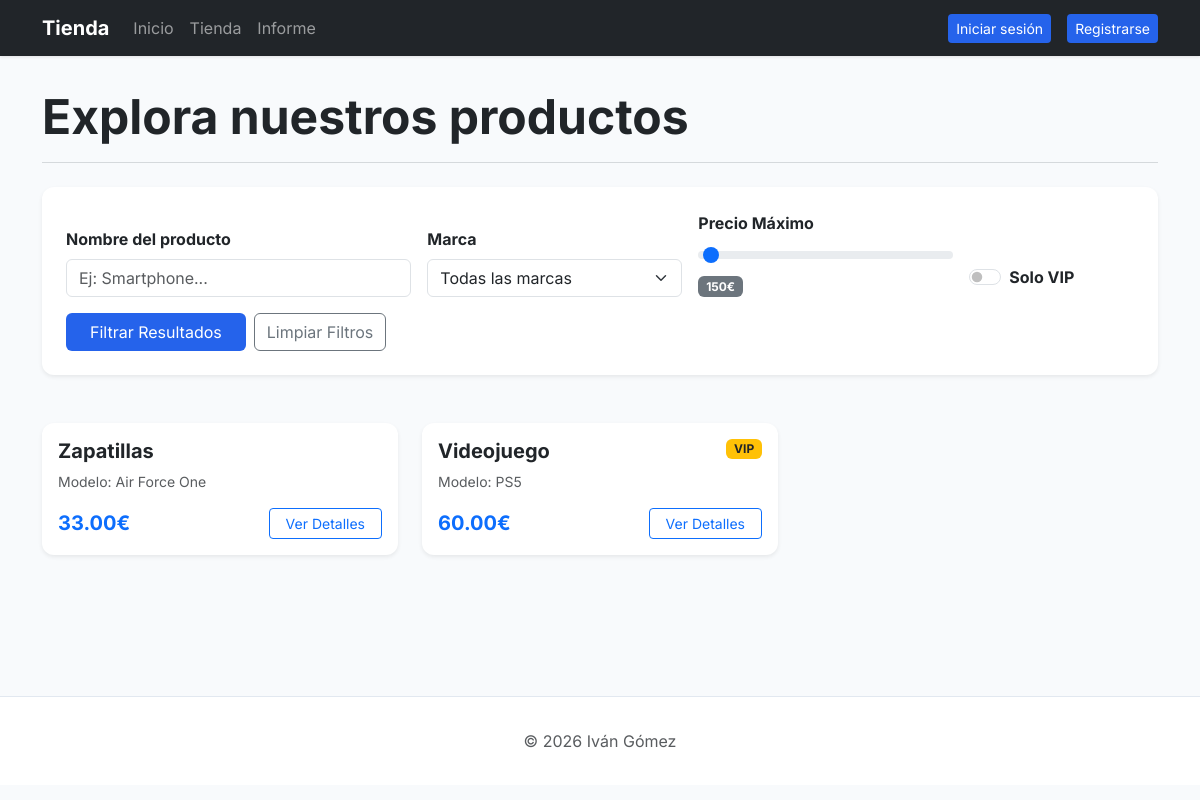
Before: /tienda/compra/ with the older database file.
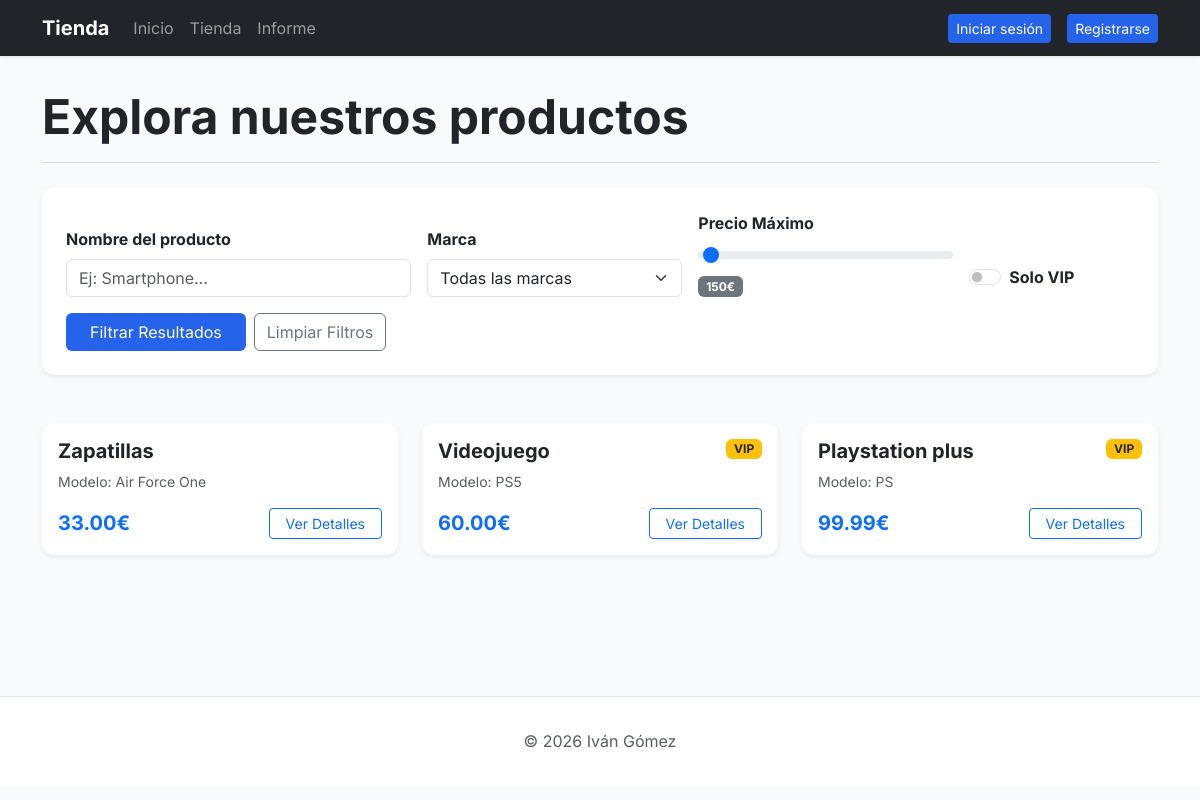
After: the same page with the newer database file.
### core/models.py (models this page shows, shortened)
class Producto(models.Model):
    nombre = models.CharField(max_length=50)
    modelo = models.CharField(max_length=75)
    unidades = models.IntegerField()
    precio = models.DecimalField(decimal_places=2, max_digits=4)
    vip = models.BooleanField(default=False)
    usuario = models.ManyToManyField(UsuarioTienda, through='Compra')
    marca = models.ForeignKey(Marca, on_delete=models.SET_NULL, null=True, blank=True, related_name='productos')

### core/views.py (the view)
# urls.py: path('tienda/compra/', ver_productos_tienda.as_view(), name='ver_producto_tienda'),
class ver_productos_tienda(ListView):
    model = Producto
    context_object_name = 'productos'
    template_name = 'core/ver_productos_tienda.html'
    def get_context_data(self, **kwargs):
        context = super().get_context_data(**kwargs)
        context['brands'] = Marca.objects.all()
        try:
            context['price'] = int(self.request.GET.get('price'))
        except TypeError:
             context['price'] = self.request.GET.get('price')
        return context
    def get_queryset(self):
       queryset = super().get_queryset()
       if self.request.GET.get('name-product'):
           queryset = queryset.filter(nombre__icontains=self.request.GET.get('name-product'))
       elif self.request.GET.get('brand'):
           marca = self.request.GET.get('brand')
           id_marca = Marca.objects.filter(nombre=marca).values()[0]['id']
           print(id_marca)
           queryset = queryset.filter(marca=id_marca)
       elif self.request.GET.get('vip'):
           queryset = queryset.filter(vip=True)
       elif self.request.GET.get('price'):
           queryset = queryset.filter(precio__lt = self.request.GET.get('price'))
       return queryset

### core/models.py (called while the page is built)
    def __str__(self):
        return f'{self.nombre}'

### core/templates/core/ver_productos_tienda.html (shortened to what this page needs)
{% extends 'core/base.html' %}
{% block tittle_section %}Explora nuestros productos{% endblock %}
{% block content %}
<section class="card shadow-sm border-0 mb-5">
    <div class="card-body p-4">
        <form action="" method="get" class="row g-3 align-items-end">
            <div class="col-md-4">
                <label for="name-product" class="form-label fw-bold">Nombre del producto</label>
                    <input name="name-product" id="name-product" type="text" class="form-control" placeholder="Ej: Smartphone...">
            </div>
            <div class="col-md-3">
                <label for="brand" class="form-label fw-bold">Marca</label>
                <select name="brand" id="brand" class="form-select">
                    <option value="">Todas las marcas</option>
                </select>
            </div>
            <div class="col-md-3">
                <label for="price" class="form-label fw-bold">Precio Máximo</label>
                {% if price > 0%}
                <input type="range" class="form-range" value="{{price}}" min="0" max="9999" step="100" name="price" id="price" oninput="this.nextElementSibling.value = this.value + '€'">
                <output class="badge bg-secondary">{{price}}€</output>
                {% else %}
                 <input type="range" class="form-range" value="150" min="0" max="9999" step="100" name="price" id="price" oninput="this.nextElementSibling.value = this.value + '€'">
                 <output class="badge bg-secondary">150€</output>
                {% endif %}
            </div>
            <div class="col-md-2">
                <div class="form-check form-switch mb-2">
                    <input name="vip" class="form-check-input" type="checkbox" role="switch" id="vip">
                    <label class="form-check-label fw-bold" for="vip">Solo VIP</label>
                </div>
            </div>
            <div class="col-12 d-flex gap-2">
                <button type="submit" class="btn btn-primary px-4">
                    Filtrar Resultados
                </button>
                <a href="{% url 'ver_producto_tienda' %}" class="btn btn-outline-secondary">
                    Limpiar Filtros
                </a>
            </div>
        </form>
    </div>
</section>
<div class="row row-cols-1 row-cols-md-2 row-cols-lg-3 g-4">
    {% for producto in productos %}
    <div class="col">
        <div class="card h-100 border-0 shadow-sm hover-shadow">
            <div class="card-body">
                <div class="d-flex justify-content-between align-items-start mb-2">
                    <h5 class="card-title mb-0 fw-bold">{{ producto.nombre }}</h5>
                    {% if producto.vip %}
                    <span class="badge bg-warning text-dark">VIP</span>
                    {% endif %}
                </div>
                <p class="text-muted small mb-3">Modelo: {{ producto.modelo }}</p>
                <div class="d-flex justify-content-between align-items-center mt-auto">
                    <span class="h5 mb-0 text-primary fw-bold">{{ producto.precio }}€</span>
                    <a href="{% url 'checkout' producto.pk %}" class="btn btn-outline-primary btn-sm px-3">
                        Ver Detalles
                    </a>
                </div>
            </div>
        </div>
    </div>
    {% empty %}
    <div class="col-12">
        <div class="alert alert-info text-center py-5">
            <p class="mb-0">No se encontraron productos con esos criterios.</p>
        </div>
    </div>
    {% endfor %}
</div>
{% endblock %}

### core/templates/core/base.html (shortened to what this page needs)
<!DOCTYPE html>
<html lang="es">
<head>
    <link href="https://cdn.jsdelivr.net/npm/bootstrap@5.3.2/dist/css/bootstrap.min.css" rel="stylesheet">
</head>
<body>
    <nav class="navbar navbar-expand-lg navbar-dark bg-dark sticky-top">
        <div class="container">
            <a class="navbar-brand fw-bold" href="{% url 'ver_producto' %}">Tienda</a>
            <div class="collapse navbar-collapse" id="navbarNav">
                <ul class="navbar-nav me-auto">
                    <li class="nav-item"><a class="nav-link" href="{% url 'ver_producto' %}">Inicio</a></li>
                    <li class="nav-item"><a class="nav-link" href="{% url 'ver_producto_tienda' %}">Tienda</a></li>
                    <li class="nav-item"><a class="nav-link" href="{% url 'informes' %}">Informe</a></li>
                </ul>
                <div class="d-flex align-items-center">
                    {% if user.is_authenticated %}
                        <span class="navbar-text me-3 text-white">Hola, <strong>{{user.username}}</strong></span>
                        <form action="{% url 'logout' %}" method="post" class="m-0">
                            {% csrf_token %}
                            <button type="submit" class="btn btn-outline-light btn-sm">Cerrar Sesión</button>
                        </form>
                    {% else %}
                        <a href="{% url 'login' %}" class="btn btn-primary btn-sm me-3">Iniciar sesión</a>
                        <a href="{% url 'register' %}" class="btn btn-primary btn-sm">Registrarse</a>
                    {% endif %}
                </div>
            </div>
        </div>
    </nav>
    <main class="container main-container">
        <header class="mb-4">
            <h1 class="display-5 fw-bold text-dark">{% block tittle_section %}{% endblock %}</h1>
            <hr class="text-secondary opacity-25">
        </header>
        {% block content %}{% endblock %}
    </main>
    <footer class="footer">
        <div class="container text-center text-muted">
            <p class="mb-0">&copy; 2026 Iván Gómez</p>
        </div>
    </footer>
</body>
</html>

### core/templates/core/base.html (style rules this page uses)
:root { --bs-body-font-family: 'Inter', sans-serif; --primary-color: #2563eb; }
body { background-color: #f8fafc; color: #1e293b; }
.navbar { box-shadow: 0 1px 3px 0 rgba(0, 0, 0, 0.1); }
.main-container { min-height: calc(100vh - 160px); padding-top: 2rem; padding-bottom: 4rem; }
.card { border: none; box-shadow: 0 4px 6px -1px rgba(0, 0, 0, 0.1); border-radius: 12px; }
.btn-primary { background-color: var(--primary-color); border: none; }
.footer { background: #fff; border-top: 1px solid #e2e8f0; padding: 2rem 0; margin-top: auto; }

### core/templates/core/ver_productos_tienda.html (style rules this page uses)
.hover-shadow { transition: transform 0.2s, box-shadow 0.2s; }

Changed rows visible on the page:
added Producto: nombre "Playstation plus", vip "VIP", modelo "PS", precio "99.99"
